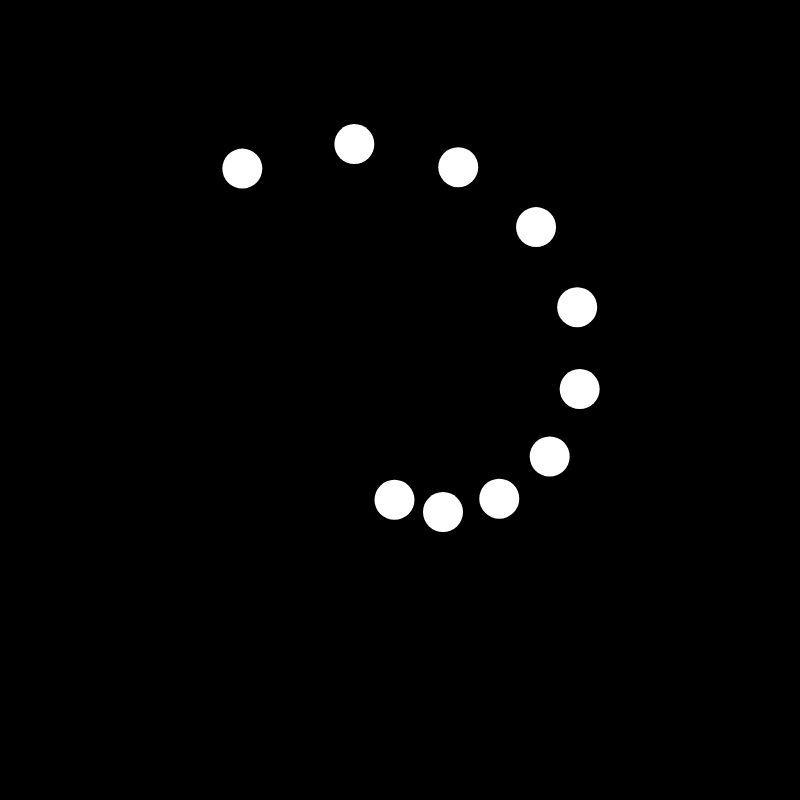
Frame 1 (no input)
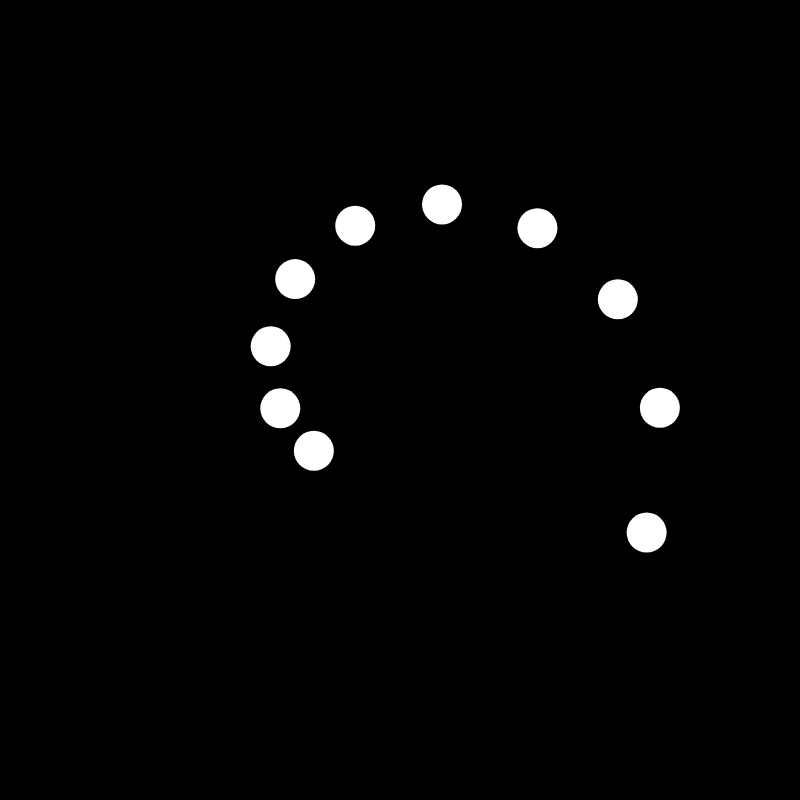
Frame 60 (no input)
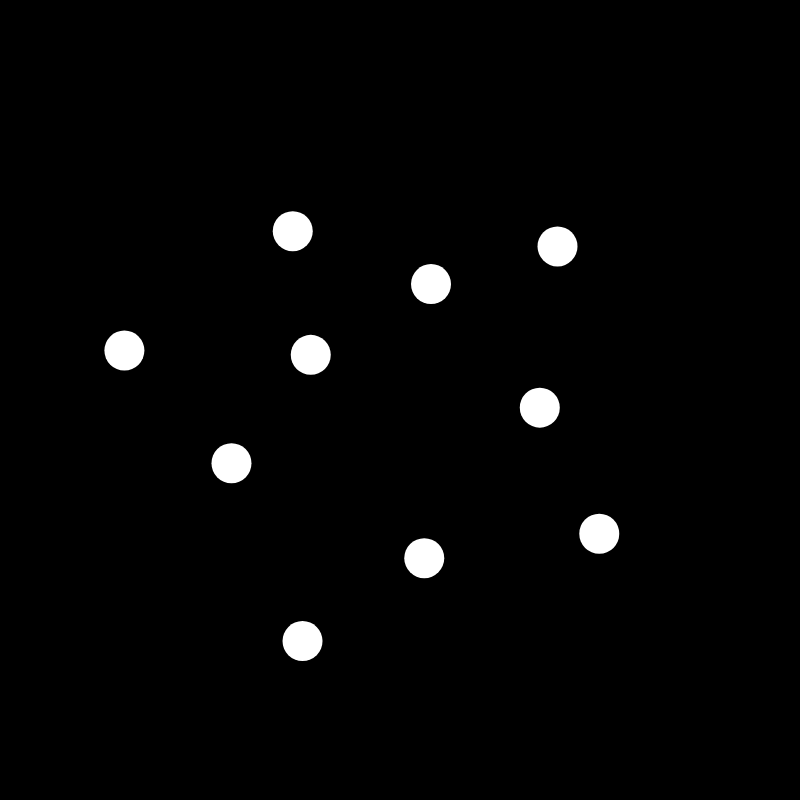
Frame 120 (the mouse pressed at the canvas centre since frame 60)

The p5.js sketch that drew these frames (run headless with seeded random() and noise() and a simulated clock; from frame 60 on, the mouse is pressed at the canvas centre):

// p5.js sketch
// ── sketch.js
function setup() {
  createCanvas(800, 800);
  noStroke();
  fill(255);
}

function draw() {
  background(0);
  const time = Date.now() / 1000;
  for (let i = 0; i < 10; i += 1) {
    const radius = 100 + i * 20;
    const angle = time * map(i, 0, 10, 1, 10);
    const x = 400 + radius * cos(angle);
    const y = 400 + radius * sin(angle);
    circle(x, y, 40);
  }
}
